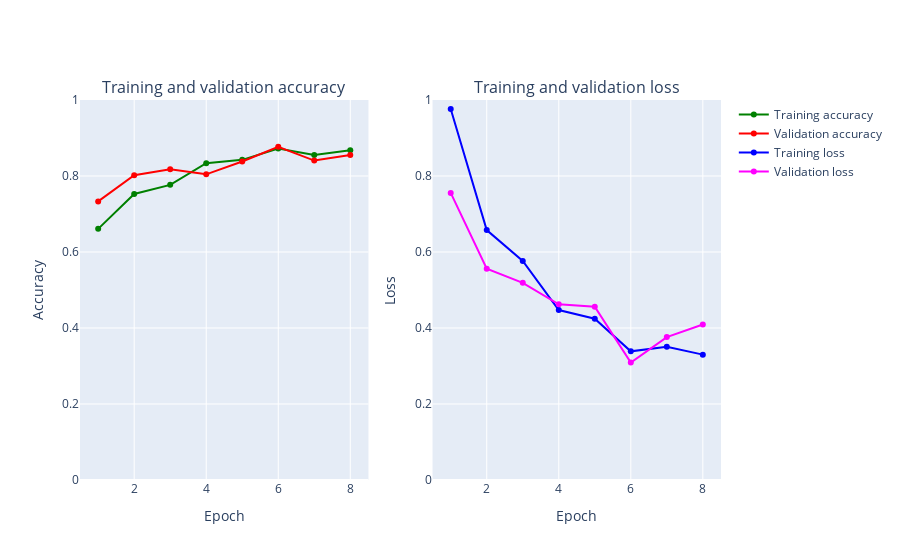

The cell this chart's notebook holds for it:
### Code cell
def create_trace(x,y,ylabel,color):
        trace = go.Scatter(
            x = x,y = y,
            name=ylabel,
            marker=dict(color=color),
            mode = "markers+lines",
            text=x
        )
        return trace
    
def plot_accuracy_and_loss(train_model):
    hist = train_model.history
    acc = hist['accuracy']
    val_acc = hist['val_accuracy']
    loss = hist['loss']
    val_loss = hist['val_loss']
    epochs = list(range(1,len(acc)+1))
    #define the traces
    trace_ta = create_trace(epochs,acc,"Training accuracy", "Green")
    trace_va = create_trace(epochs,val_acc,"Validation accuracy", "Red")
    trace_tl = create_trace(epochs,loss,"Training loss", "Blue")
    trace_vl = create_trace(epochs,val_loss,"Validation loss", "Magenta")
    fig = tools.make_subplots(rows=1,cols=2, subplot_titles=('Training and validation accuracy',
                                                             'Training and validation loss'))
    #add traces to the figure
    fig.append_trace(trace_ta,1,1)
    fig.append_trace(trace_va,1,1)
    fig.append_trace(trace_tl,1,2)
    fig.append_trace(trace_vl,1,2)
    #set the layout for the figure
    fig['layout']['xaxis'].update(title = 'Epoch')
    fig['layout']['xaxis2'].update(title = 'Epoch')
    fig['layout']['yaxis'].update(title = 'Accuracy', range=[0,1])
    fig['layout']['yaxis2'].update(title = 'Loss', range=[0,1])
    #plot
    iplot(fig, filename='accuracy-loss')

plot_accuracy_and_loss(train_model1)

### Figure 1 — Plotly figure (JSON) as saved in the notebook; plotly's stock layout.template omitted (floating-point values rounded to 4 significant figures)
{"data": [{"marker": {"color": "Green"}, "mode": "markers+lines", "name": "Training accuracy", "text": ["1", "2", "3", "4", "5", "6", "7", "8"], "type": "scatter", "x": [1, 2, 3, 4, 5, 6, 7, 8], "xaxis": "x", "y": [0.6609, 0.7528, 0.7767, 0.8338, 0.8426, 0.8722, 0.8555, 0.8676], "yaxis": "y"}, {"marker": {"color": "Red"}, "mode": "markers+lines", "name": "Validation accuracy", "text": ["1", "2", "3", "4", "5", "6", "7", "8"], "type": "scatter", "x": [1, 2, 3, 4, 5, 6, 7, 8], "xaxis": "x", "y": [0.7331, 0.8019, 0.8176, 0.8043, 0.8382, 0.8768, 0.8406, 0.8551], "yaxis": "y"}, {"marker": {"color": "Blue"}, "mode": "markers+lines", "name": "Training loss", "text": ["1", "2", "3", "4", "5", "6", "7", "8"], "type": "scatter", "x": [1, 2, 3, 4, 5, 6, 7, 8], "xaxis": "x2", "y": [0.9765, 0.6576, 0.5766, 0.4473, 0.4243, 0.3386, 0.3509, 0.3299], "yaxis": "y2"}, {"marker": {"color": "Magenta"}, "mode": "markers+lines", "name": "Validation loss", "text": ["1", "2", "3", "4", "5", "6", "7", "8"], "type": "scatter", "x": [1, 2, 3, 4, 5, 6, 7, 8], "xaxis": "x2", "y": [0.7555, 0.5559, 0.5188, 0.4622, 0.4559, 0.3089, 0.3761, 0.4093], "yaxis": "y2"}], "layout": {"annotations": [{"font": {"size": 16}, "showarrow": false, "text": "Training and validation accuracy", "x": 0.225, "xanchor": "center", "xref": "paper", "y": 1, "yanchor": "bottom", "yref": "paper"}, {"font": {"size": 16}, "showarrow": false, "text": "Training and validation loss", "x": 0.775, "xanchor": "center", "xref": "paper", "y": 1, "yanchor": "bottom", "yref": "paper"}], "xaxis": {"anchor": "y", "domain": [0, 0.45], "title": {"text": "Epoch"}}, "xaxis2": {"anchor": "y2", "domain": [0.55, 1], "title": {"text": "Epoch"}}, "yaxis": {"anchor": "x", "domain": [0, 1], "range": [0, 1], "title": {"text": "Accuracy"}}, "yaxis2": {"anchor": "x2", "domain": [0, 1], "range": [0, 1], "title": {"text": "Loss"}}}}
